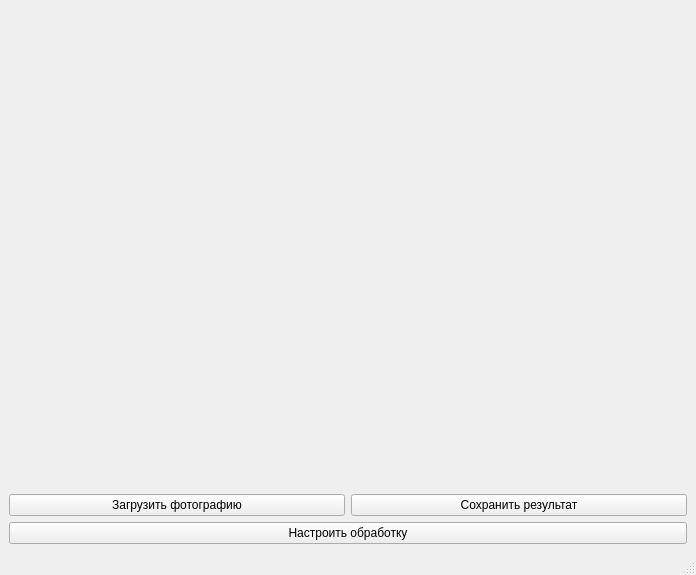
<?xml version="1.0" encoding="UTF-8"?>
<ui version="4.0">
 <class>MainWindow</class>
 <widget class="QMainWindow" name="MainWindow">
  <property name="geometry">
   <rect>
    <x>0</x>
    <y>0</y>
    <width>696</width>
    <height>575</height>
   </rect>
  </property>
  <property name="windowTitle">
   <string>УТП - Расстановка ключевых точек на фотографии лица</string>
  </property>
  <property name="windowIcon">
   <iconset>
    <normaloff>../imgs/icon.png</normaloff>../imgs/icon.png</iconset>
  </property>
  <widget class="QWidget" name="centralwidget">
   <layout class="QVBoxLayout" name="verticalLayout">
    <item>
     <widget class="QLabel" name="label">
      <property name="sizePolicy">
       <sizepolicy hsizetype="Expanding" vsizetype="Expanding">
        <horstretch>0</horstretch>
        <verstretch>0</verstretch>
       </sizepolicy>
      </property>
      <property name="minimumSize">
       <size>
        <width>100</width>
        <height>100</height>
       </size>
      </property>
      <property name="text">
       <string/>
      </property>
      <property name="pixmap">
       <pixmap>../imgs/default2.jpg</pixmap>
      </property>
      <property name="scaledContents">
       <bool>false</bool>
      </property>
      <property name="alignment">
       <set>Qt::AlignmentFlag::AlignCenter</set>
      </property>
     </widget>
    </item>
    <item>
     <layout class="QHBoxLayout" name="horizontalLayout">
      <item alignment="Qt::AlignmentFlag::AlignBottom">
       <widget class="QPushButton" name="load_button">
        <property name="text">
         <string>Загрузить фотографию</string>
        </property>
       </widget>
      </item>
      <item alignment="Qt::AlignmentFlag::AlignBottom">
       <widget class="QPushButton" name="save_button">
        <property name="text">
         <string>Сохранить результат</string>
        </property>
       </widget>
      </item>
     </layout>
    </item>
    <item>
     <widget class="QPushButton" name="settings_button">
      <property name="text">
       <string>Настроить обработку</string>
      </property>
     </widget>
    </item>
   </layout>
  </widget>
  <widget class="QMenuBar" name="menubar">
   <property name="geometry">
    <rect>
     <x>0</x>
     <y>0</y>
     <width>696</width>
     <height>27</height>
    </rect>
   </property>
  </widget>
  <widget class="QStatusBar" name="statusbar"/>
 </widget>
 <resources/>
 <connections/>
</ui>
